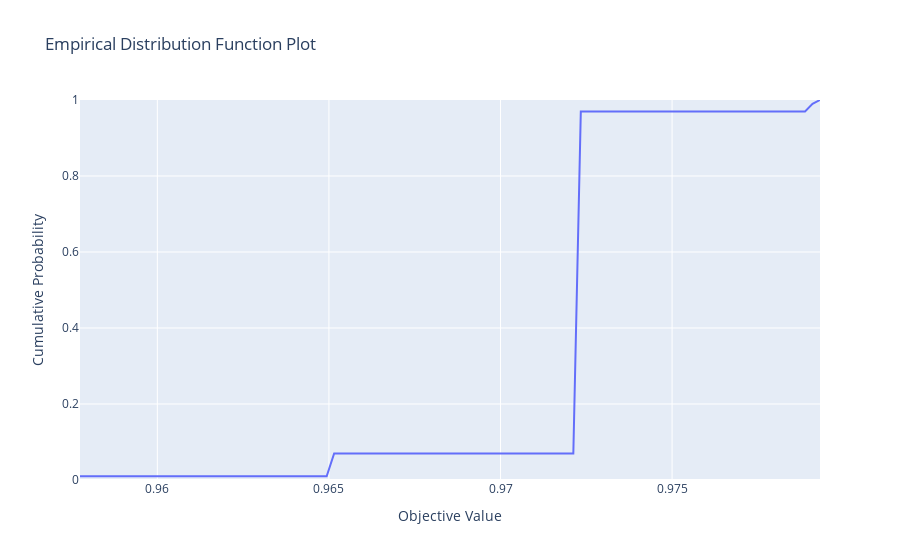

Source (notebook cell):
### Code cell
fig = optuna.visualization.plot_edf([study])
fig.show()
